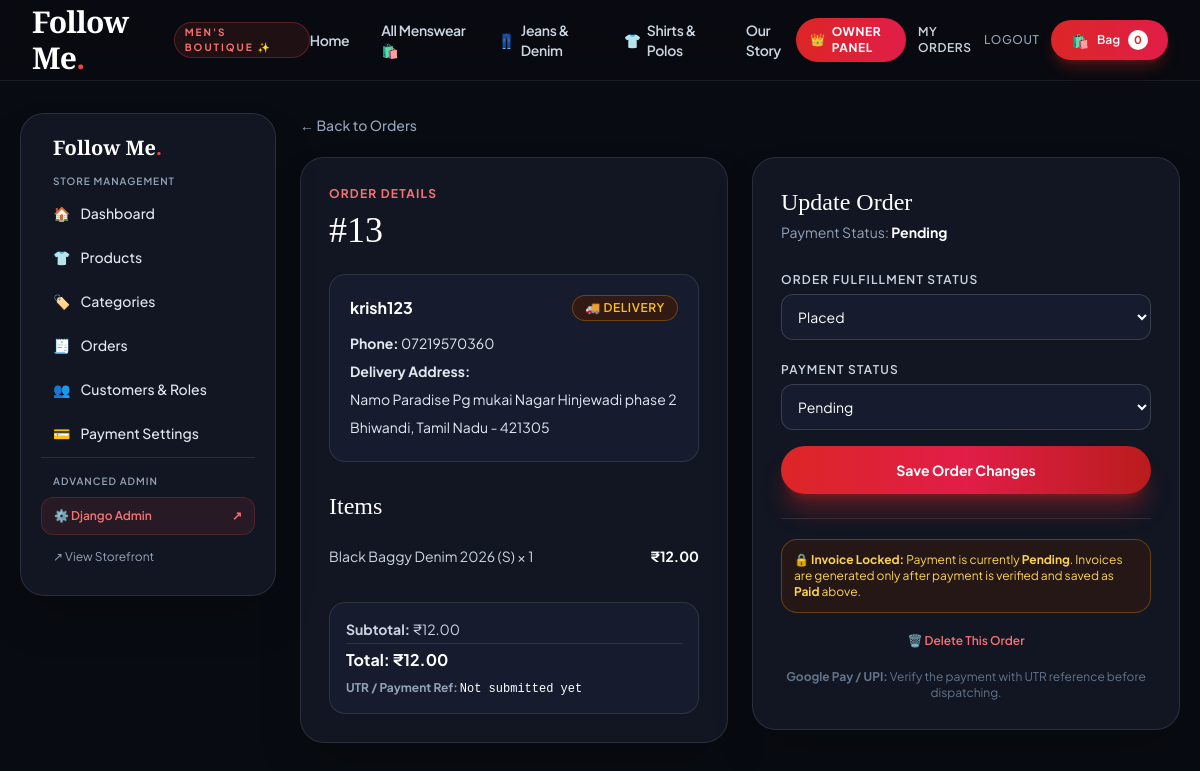
Screenshot of /owner/orders/13/ (signed in) with the database file from the repository.
### shop/models.py (models this page shows, shortened)
class Order(models.Model):
        STATUS_CHOICES = (
            ("placed", "Placed"),
            ("confirmed", "Confirmed"),
            ("packed", "Packed"),
            ("shipped", "Shipped"),
            ("delivered", "Delivered"),
            ("cancelled", "Cancelled"),
        )
        user = models.ForeignKey(User, on_delete=models.CASCADE, related_name="orders")
        full_name = models.CharField(max_length=120)
        phone = models.CharField(max_length=20)
        address = models.TextField()
        city = models.CharField(max_length=80)
        state = models.CharField(max_length=80, default="Tamil Nadu")
        pincode = models.CharField(max_length=10)
        subtotal = models.DecimalField(max_digits=12, decimal_places=2, default=Decimal("0"))
        cgst = models.DecimalField(max_digits=10, decimal_places=2, default=Decimal("0"))
        sgst = models.DecimalField(max_digits=10, decimal_places=2, default=Decimal("0"))
        igst = models.DecimalField(max_digits=10, decimal_places=2, default=Decimal("0"))
        total_tax = models.DecimalField(max_digits=10, decimal_places=2, default=Decimal("0"))
        total = models.DecimalField(max_digits=12, decimal_places=2, default=Decimal("0"))
        status = models.CharField(max_length=20, choices=STATUS_CHOICES, default="placed")
        payment_method = models.CharField(max_length=50, default="Google Pay / UPI")
        payment_reference = models.CharField(max_length=100, blank=True, help_text="UPI Transaction ID / UTR")
        payment_status = models.CharField(max_length=20, default="Pending")
        created_at = models.DateTimeField(auto_now_add=True)
        class Meta:
            ordering = ["-created_at"]

class OrderItem(models.Model):
        order = models.ForeignKey(Order, on_delete=models.CASCADE,related_name="items")
        product = models.ForeignKey(Product, on_delete=models.PROTECT)
        size = models.CharField(max_length=20, blank=True)
        quantity = models.PositiveIntegerField(default=1)
        price = models.DecimalField(max_digits=10, decimal_places=2)
        gst_rate = models.DecimalField(max_digits=5, decimal_places=2,default=Decimal("5.00"))
        gst_amount = models.DecimalField(max_digits=10, decimal_places=2,default=Decimal("0.00"))
        @property
        def item_subtotal(self):
            return self.price * self.quantity
        @property
        def subtotal(self):
            return self.item_subtotal

class Product(models.Model):
    GST_CHOICES = (
        (Decimal("0.00"), "0% (Exempt)"),
        (Decimal("5.00"), "5% GST (Apparel <= ₹1000)"),
        (Decimal("12.00"), "12% GST (Apparel > ₹1000)"),
        (Decimal("18.00"), "18% GST (Luxury / Accessories)"),
        (Decimal("28.00"), "28% GST"),
    )
    name = models.CharField(max_length=180)
    slug = models.SlugField(unique=True)
    category = models.ForeignKey(Category, on_delete=models.SET_NULL, null=True, blank=True)
    description = models.TextField(blank=True)
    price = models.DecimalField(max_digits=10, decimal_places=2, help_text="Base price before GST or selling price")
    compare_at_price = models.DecimalField(max_digits=10, decimal_places=2, null=True, blank=True)
    gst_rate = models.DecimalField(max_digits=5, decimal_places=2, choices=GST_CHOICES, default=Decimal("5.00"))
    image = models.ImageField(upload_to="products/", blank=True, null=True)
    image_url = models.URLField(blank=True)
    sizes = models.CharField(max_length=120, default="S,M,L,XL")
    stock = models.PositiveIntegerField(default=0)
    featured = models.BooleanField(default=False)
    is_new = models.BooleanField(default=True)
    created_at = models.DateTimeField(auto_now_add=True)
    class Meta:
        ordering = ["-created_at"]

### shop/views.py (the view)
    def _wrapped_view(request, *args, **kwargs):
        if not is_owner_or_staff(request.user):
            messages.error(request, "Access restricted. Only store administrators can access this page.")
            return redirect("home")
        return view_func(request, *args, **kwargs)

### shop/context_processors.py (called while the page is built)
def cart_count(request):
    cart = request.session.get("cart", {})
    return {"cart_count": sum(item.get("quantity", 0) for item in cart.values())}

def shop_settings(request):
    return {"shop_settings": ShopSettings.objects.first()}

def is_owner_check(request):
    if not request.user.is_authenticated:
        return {"is_owner": False}
    if request.user.is_staff or request.user.is_superuser:
        return {"is_owner": True}
    profile = Profile.objects.filter(user=request.user).first()
    return {"is_owner": profile is not None and profile.role == "owner"}

### shop/views.py (called while the page is built, shortened)
def is_owner_or_staff(user):
    if not user.is_authenticated:
        return False
    if user.is_staff or user.is_superuser:
        return True
    profile = Profile.objects.filter(user=user).first()
    return profile is not None and profile.role == "owner"

def owner_required(view_func):
    def _wrapped_view(request, *args, **kwargs):
        if not is_owner_or_staff(request.user):
            messages.error(request, "Access restricted. Only store administrators can access this page.")
            return redirect("home")
        return view_func(request, *args, **kwargs)
    return login_required(_wrapped_view)

@owner_required
def owner_order_detail(request, order_id):
    order = get_object_or_404(Order, id=order_id)
    return render(request, "owner/order_detail.html", {"order": order})

### templates/owner/order_detail.html (shortened to what this page needs)
{% extends "owner/base.html" %}
{% block owner_content %}
<a href="{% url 'owner_orders' %}" class="inline-flex items-center gap-1 text-sm text-slate-400 hover:text-white font-medium">← Back to Orders</a>
<div class="grid lg:grid-cols-2 gap-6 mt-5">
    <div class="bg-[#111622] border border-white/10 rounded-3xl p-7 shadow-2xl">
        <p class="text-xs uppercase tracking-widest text-red-400 font-bold">Order Details</p>
        <h1 class="display text-4xl mt-2 text-white">#{{ order.id }}</h1>
        <div class="bg-[#161c2d] border border-white/10 rounded-2xl p-5 mt-6 text-sm leading-7 text-slate-200">
            <div class="flex justify-between items-center mb-2">
                <b class="text-base text-white">{{ order.full_name }}</b>
                <span class="bg-amber-950/60 text-amber-400 border border-amber-500/30 text-xs px-3 py-1 rounded-full font-semibold uppercase tracking-wider">🚚 Delivery</span>
            </div>
            <b>Phone:</b> {{ order.phone }}<br>
            <b>Delivery Address:</b><br>
            {{ order.address }}<br>
            {{ order.city }}, {{ order.state }} - {{ order.pincode }}
        </div>
        <h2 class="display text-2xl mt-7 mb-3 text-white">Items</h2>
        <div class="divide-y divide-white/5">
            {% for item in order.items.all %}
            <div class="py-3 flex justify-between text-sm text-slate-300">
                <span>{{ item.product.name }} {% if item.size %}({{ item.size }}){% endif %} × {{ item.quantity }}</span>
                <b class="text-white">₹{{ item.subtotal|floatformat:2 }}</b>
            </div>
            {% endfor %}
        </div>
        <div class="mt-6 p-4 bg-[#161c2d] border border-white/10 rounded-2xl text-sm space-y-1 text-slate-300">
            <p><b>Subtotal:</b> ₹{{ order.subtotal|floatformat:2 }}</p>
            <p class="font-bold text-base pt-1 border-t border-white/10 text-white">Total: ₹{{ order.total|floatformat:2 }}</p>
            <p class="text-xs text-slate-400 pt-1"><b>UTR / Payment Ref:</b> <span class="font-mono text-white">{{ order.payment_reference|default:"Not submitted yet" }}</span></p>
        </div>
    </div>
    <div class="bg-[#111622] border border-white/10 rounded-3xl p-7 h-fit shadow-2xl">
        <h2 class="display text-2xl text-white">Update Order</h2>
        <p class="text-sm text-slate-400 mt-1">Payment Status: <b class="text-white">{{ order.payment_status }}</b></p>
        <form method="post" class="mt-6 space-y-4">
            <div>
                <label class="text-xs uppercase tracking-widest text-slate-300 font-semibold">Order Fulfillment Status</label>
                <select name="status" class="w-full border border-white/15 rounded-xl p-3 mt-1 text-sm bg-[#161c2d] text-white focus:border-red-500">
                    {% for code, label in order.STATUS_CHOICES %}
                    <option value="{{ code }}" {% if order.status == code %}selected{% endif %}>{{ label }}</option>
                    {% endfor %}
                </select>
            </div>
            <div>
                <label class="text-xs uppercase tracking-widest text-slate-300 font-semibold">Payment Status</label>
                <select name="payment_status" class="w-full border border-white/15 rounded-xl p-3 mt-1 text-sm bg-[#161c2d] text-white focus:border-red-500">
                    <option value="Pending" {% if order.payment_status == "Pending" %}selected{% endif %}>Pending</option>
                </select>
            </div>
            <button type="submit" class="w-full bg-gradient-to-r from-red-600 via-rose-600 to-red-700 hover:from-red-500 hover:to-rose-500 text-white rounded-full py-3.5 font-bold text-sm shadow-xl shadow-red-600/35 transition transform hover:-translate-y-0.5">
                Save Order Changes
            </button>
        </form>
        <div class="mt-6 pt-5 border-t border-white/10 space-y-3">
            {% if order.payment_status == "Paid" %}
            <a href="{% url 'download_receipt' order.id %}" target="_blank" class="block w-full text-center bg-emerald-600 hover:bg-emerald-700 text-white text-xs py-3 rounded-full font-semibold transition shadow-md">
                📄 View / Print Official Tax Invoice
            </a>
            {% else %}
            <div class="p-3 bg-amber-950/40 border border-amber-500/30 rounded-2xl text-xs text-amber-300 space-y-1">
                <p><b>🔒 Invoice Locked:</b> Payment is currently <b>{{ order.payment_status }}</b>. Invoices are generated only after payment is verified and saved as <b>Paid</b> above.</p>
            </div>
            {% endif %}
            <form method="post" action="{% url 'owner_order_delete' order.id %}" onsubmit="return confirm('Are you sure you want to delete Order #{{ order.id }}? This cannot be undone.');">
                <button type="submit" class="w-full text-center text-red-400 hover:text-red-300 text-xs py-2 hover:underline font-semibold">
                    🗑️ Delete This Order
                </button>
            </form>
            <div class="text-xs text-slate-500 text-center">
                <b>Google Pay / UPI:</b> Verify the payment with UTR reference before dispatching.
            </div>
        </div>
    </div>
</div>
{% endblock %}

### templates/base.html (style rules this page uses)
body { font-family: 'Plus Jakarta Sans', sans-serif; background-color: #080b11; color: #f1f5f9; }
.display { font-family: 'Playfair Display', serif; }

### rows the page displays
Order: id "13", full_name "krish123", phone "07219570360", address "Namo Paradise Pg mukai Nagar Hinjewadi phase 2", city "Bhiwandi", state "Tamil Nadu", pincode "421305", subtotal "12.00", total "12.00", payment_reference "Not submitted yet", payment_status "Pending", status "Placed"
OrderItem: product.name "Black Baggy Denim 2026", size "S", quantity "1", subtotal "12.00"

### other values shown
{{ cart_count }} "0"
